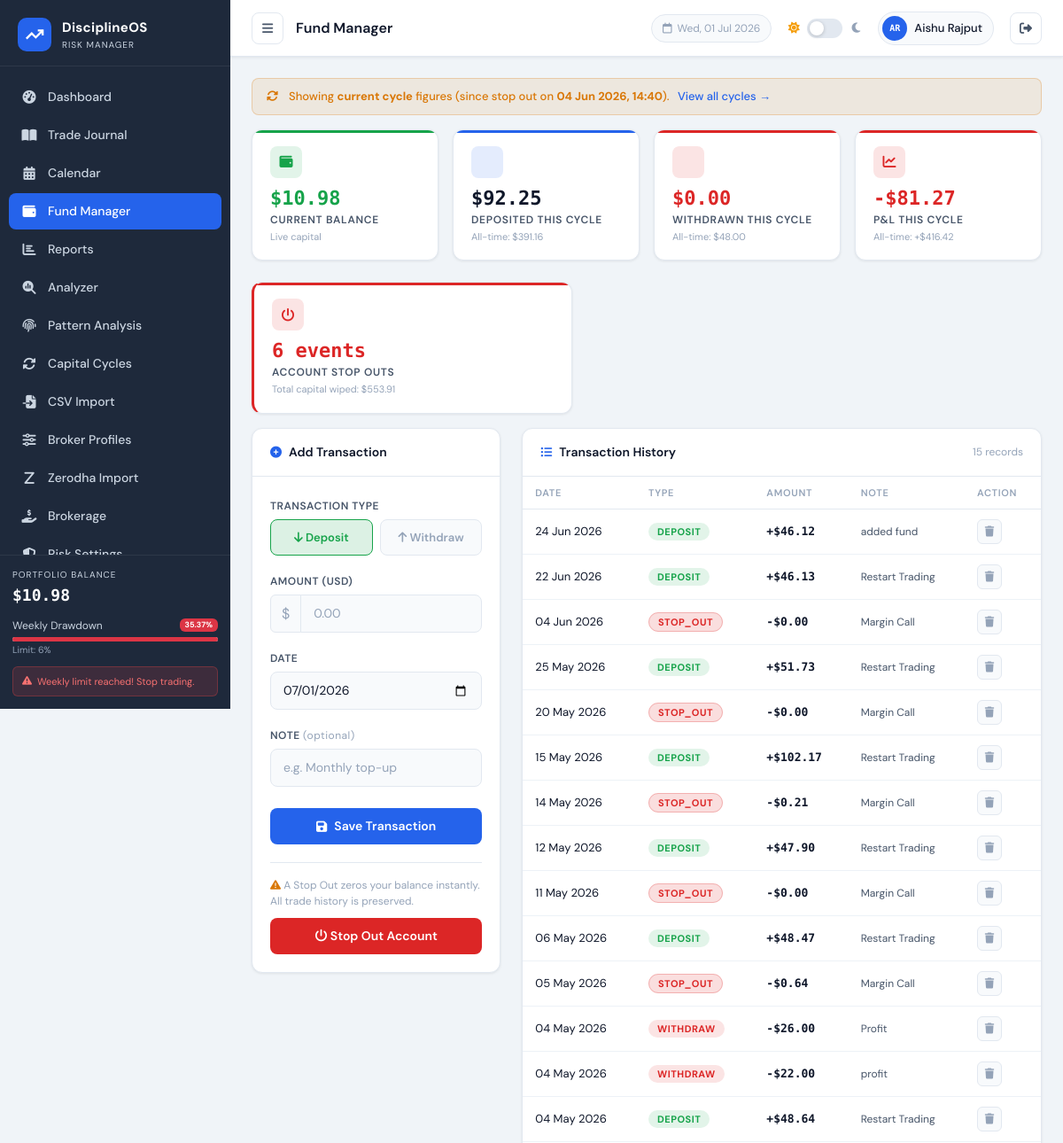
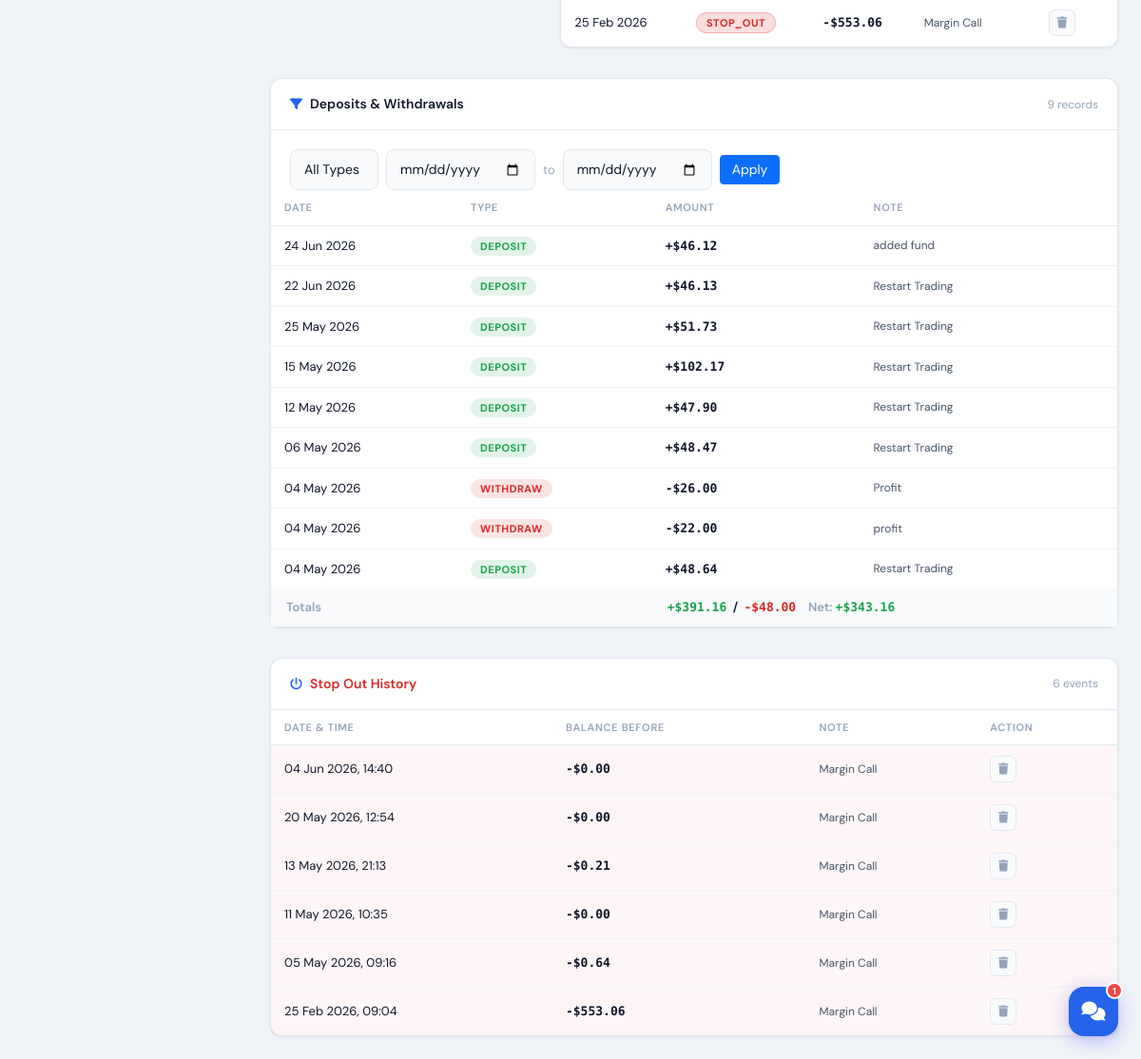
The page /pages/funds.php (signed in) on the database its author committed (2 pictures, top to bottom).
### tables this page shows
CREATE TABLE `users` (
  `id` int NOT NULL,
  `name` varchar(100) NOT NULL,
  `email` varchar(150) NOT NULL,
  `password` varchar(255) NOT NULL,
  `initial_balance` decimal(15,2) DEFAULT '10000.00',
  `currency` varchar(10) NOT NULL DEFAULT 'USD',
  `role` enum('user','admin') NOT NULL DEFAULT 'user',
  `last_login_at` datetime DEFAULT NULL,
  `last_active_at` datetime DEFAULT NULL,
  `login_count` int NOT NULL DEFAULT '0',
  `daily_loss_pct` decimal(5,2) DEFAULT NULL,
  `weekly_loss_pct` decimal(5,2) DEFAULT NULL,
  `warning_threshold_pct` decimal(5,2) DEFAULT NULL,
  `profit_lock_mode` tinyint DEFAULT NULL,
  `max_trades_per_day` int DEFAULT NULL,
  `max_risk_per_trade_pct` decimal(5,2) DEFAULT NULL,
  `signup_ip` varchar(45) DEFAULT NULL,
  `created_at` timestamp NOT NULL DEFAULT CURRENT_TIMESTAMP
);

CREATE TABLE `transactions` (
  `id` int NOT NULL,
  `user_id` int NOT NULL DEFAULT '1',
  `type` enum('deposit','withdraw','stop_out') NOT NULL,
  `amount` decimal(15,2) NOT NULL,
  `note` varchar(255) DEFAULT NULL,
  `date` date NOT NULL,
  `created_at` timestamp NOT NULL DEFAULT CURRENT_TIMESTAMP
);

### pages/funds.php (the view, shortened to what the rows shown need)
<?php
require_once '../config/db.php';
$db     = getDB();
$userId = getCurrentUserId();
$txStmt = $db->prepare("SELECT * FROM transactions WHERE user_id = ? ORDER BY date DESC, created_at DESC");
$txStmt->execute([$userId]);
$transactions = $txStmt->fetchAll();
$lastSO = null;
foreach ($transactions as $tx) {
    if ($tx['type'] === 'stop_out') { $lastSO = $tx; break; }
}
$showCycleBadge   = false;
if ($lastSO) {
    $showCycleBadge = true;
}
$fWhere  = "WHERE user_id = ? AND type IN ('deposit','withdraw')";
$fParams = [$userId];
$filteredTxStmt = $db->prepare("SELECT * FROM transactions $fWhere ORDER BY date DESC, created_at DESC");
$filteredTxStmt->execute($fParams);
$filteredTx = $filteredTxStmt->fetchAll();
$rootPath  = '../';
include '../includes/header.php';
?>
<?php if ($showCycleBadge): ?>
<div class="alert-custom alert-warning mb-3" style="padding:10px 16px;font-size:13px">
    <i class="fas fa-rotate"></i>
    <span>
        Showing <strong>current cycle</strong> figures
        (since stop out on <strong><?= date('d M Y, H:i', strtotime($lastSO['created_at'])) ?></strong>).
        <a href="cycles.php" style="margin-left:6px;color:var(--accent)">View all cycles →</a>
    </span>
</div>
<?php endif; ?>
<div class="row g-4">
    <div class="col-lg-8">
        <div class="panel">
            <div style="overflow-x:auto">
                <table class="data-table">
                    <thead>
                        <tr>
                            <th>Date</th>
                            <th>Type</th>
                            <th>Amount</th>
                            <th>Note</th>
                            <th>Action</th>
                        </tr>
                    </thead>
                    <tbody>
                    <?php if (empty($transactions)): ?>
                        <tr><td colspan="5" style="text-align:center;color:var(--text-muted);padding:30px">No transactions yet.</td></tr>
                    <?php else: ?>
                        <?php foreach ($transactions as $tx): ?>
                        <tr>
                            <td style="font-size:13px"><?= date('d M Y', strtotime($tx['date'])) ?></td>
                            <td>
                                <span class="tx-type-badge <?= $tx['type'] ?>">
                                    <?= ucfirst($tx['type']) ?>
                                </span>
                            </td>
                            <td class="<?= $tx['type'] === 'deposit' ? 'pl-positive' : 'pl-negative' ?> mono">
                                <?= $tx['type'] === 'deposit' ? '+' : '-' ?><?= formatUSD($tx['amount']) ?>
                            </td>
                            <td style="font-size:12px;color:var(--text-secondary)">
                                <?= $tx['note'] ? htmlspecialchars($tx['note']) : '<span style="color:var(--text-muted)">—</span>' ?>
                            </td>
                            <td>
                                <a href="?del_tx=<?= $tx['id'] ?>" class="btn-action delete"
                                   onclick="return confirm('Delete this transaction?')" title="Delete">
                                    <i class="fas fa-trash"></i>
                                </a>
                            </td>
                        </tr>
                        <?php endforeach; ?>
                    <?php endif; ?>
                    </tbody>
                </table>
            </div>
        </div>
    </div>
</div>
<div class="row g-4 mt-2">
    <div class="col-12">
        <div class="panel">
            <div style="overflow-x:auto">
                <table class="data-table">
                    <thead>
                        <tr>
                            <th>Date</th>
                            <th>Type</th>
                            <th>Amount</th>
                            <th>Note</th>
                        </tr>
                    </thead>
                    <tbody>
                    <?php if (empty($filteredTx)): ?>
                        <tr><td colspan="4" style="text-align:center;color:var(--text-muted);padding:30px">No records match the selected filters.</td></tr>
                    <?php else: ?>
                        <?php foreach ($filteredTx as $tx): ?>
                        <tr>
                            <td style="font-size:13px"><?= date('d M Y', strtotime($tx['date'])) ?></td>
                            <td>
                                <span class="tx-type-badge <?= $tx['type'] ?>">
                                    <?= ucfirst($tx['type']) ?>
                                </span>
                            </td>
                            <td class="<?= $tx['type'] === 'deposit' ? 'pl-positive' : 'pl-negative' ?> mono">
                                <?= $tx['type'] === 'deposit' ? '+' : '-' ?><?= formatUSD($tx['amount']) ?>
                            </td>
                            <td style="font-size:12px;color:var(--text-secondary)">
                                <?= $tx['note'] ? htmlspecialchars($tx['note']) : '<span style="color:var(--text-muted)">—</span>' ?>
                            </td>
                        </tr>
                        <?php endforeach; ?>
                    <?php endif; ?>
                    </tbody>
                </table>
            </div>
        </div>
    </div>
</div>
<?php
$soHistory = $db->prepare("SELECT * FROM transactions WHERE user_id=? AND type='stop_out' ORDER BY created_at DESC");
$soHistory->execute([$userId]);
$soRows = $soHistory->fetchAll();
if ($soRows):
?>
<div class="row g-4 mt-2">
    <div class="col-12">
        <div class="panel">
            <div style="overflow-x:auto">
                <table class="data-table">
                    <thead>
                        <tr>
                            <th>Date &amp; Time</th>
                            <th>Balance Before</th>
                            <th>Note</th>
                            <th>Action</th>
                        </tr>
                    </thead>
                    <tbody>
                    <?php foreach ($soRows as $so): ?>
                    <tr style="background:rgba(220,38,38,0.04)">
                        <td style="font-size:13px"><?= date('d M Y, H:i', strtotime($so['created_at'])) ?></td>
                        <td class="pl-negative mono">-<?= formatUSD($so['amount']) ?></td>
                        <td style="font-size:12px;color:var(--text-secondary)"><?= htmlspecialchars($so['note'] ?: '—') ?></td>
                        <td>
                            <a href="?del_tx=<?= $so['id'] ?>" class="btn-action delete"
                               onclick="return confirm('Delete this stop out record? The balance will be restored.')" title="Delete">
                                <i class="fas fa-trash"></i>
                            </a>
                        </td>
                    </tr>
                    <?php endforeach; ?>
                    </tbody>
                </table>
            </div>
        </div>
    </div>
</div>
<?php endif; ?>
<?php include '../includes/footer.php'; ?>

### includes/header.php (shortened to what the rows shown need)
<?php
$currentPage = basename($_SERVER['PHP_SELF'], '.php');
?>
<!DOCTYPE html>
<html lang="en" data-theme="light">
<head>
    <link href="https://cdn.jsdelivr.net/npm/bootstrap@5.3.2/dist/css/bootstrap.min.css" rel="stylesheet">
    <link href="https://cdnjs.cloudflare.com/ajax/libs/font-awesome/6.5.0/css/all.min.css" rel="stylesheet">
    <link href="<?= $rootPath ?? '' ?>assets/css/style.css?v=1.0.2" rel="stylesheet">
</head>
<body>
        <?php if (isAdmin()): ?>
        <div style="margin:12px 16px;border-top:1px solid rgba(255,255,255,.07)"></div>
        <div style="font-size:10px;font-weight:700;letter-spacing:.08em;color:rgba(250,204,21,.7);text-transform:uppercase;padding:4px 20px 2px">
            <i class="fas fa-shield-halved me-1" style="color:rgba(250,204,21,.7)"></i>Admin Only
        </div>
        <a href="<?= $rootPath ?? '' ?>pages/admin.php" class="nav-item <?= $currentPage === 'admin' ? 'active' : '' ?>" style="margin:2px 12px;border-radius:8px">
            <i class="fas fa-chart-line" style="color:rgba(250,204,21,.8)"></i><span style="font-weight:700">User Analytics</span>
        </a>
        <a href="<?= $rootPath ?? '' ?>demo/index.php" class="nav-item" style="background:linear-gradient(135deg,rgba(124,58,237,.12),rgba(37,99,235,.12));border:1px solid rgba(124,58,237,.25);margin:4px 12px;border-radius:8px;padding:10px 14px">
            <i class="fas fa-flask-vial" style="color:var(--accent-purple)"></i><span style="font-weight:700">Demo Trading</span>
        </a>
        <a href="<?= $rootPath ?? '' ?>india/index.php" class="nav-item" style="background:linear-gradient(135deg,rgba(255,153,51,.12),rgba(19,136,8,.12));border:1px solid rgba(255,153,51,.25);margin:4px 12px;border-radius:8px;padding:10px 14px">
            <span style="font-size:16px;margin-right:2px">🇮🇳</span><span style="font-weight:700">India Market</span>
        </a>
        <?php endif; ?>
        <?php
        $weeklyDD = getWeeklyDrawdown();
        ?>
<div class="main-wrapper" id="mainWrapper">
    <header class="top-bar">
        <div class="topbar-right">
            <?php
            $__loggedUser = getLoggedInUser();
            $__uname      = $__loggedUser['name'] ?? ($_SESSION['user_name'] ?? 'User');
            $__words      = array_filter(explode(' ', $__uname));
            $__initials   = strtoupper(implode('', array_map(fn($w) => $w[0], $__words)));
            $__initials   = substr($__initials, 0, 2);
            ?>
            <div class="user-chip" style="cursor:pointer" title="Account Settings"
                 onclick="window.location='<?= $rootPath ?? '' ?>pages/account.php'">
                <div class="user-avatar"><?= htmlspecialchars($__initials) ?></div>
                <span><?= htmlspecialchars($__uname) ?></span>
            </div>
        </div>
    </header>
    <div class="page-content">

### rows shown on the page
users: name "AR", name "Aishu Rajput"
transactions: created_at "04 Jun 2026, 14:40", date "04 Jun 2026", type "STOP_OUT", amount "$0.00", note "Margin Call"
transactions: date "24 Jun 2026", type "DEPOSIT", amount "$46.12", note "added fund"
transactions: date "22 Jun 2026", type "DEPOSIT", amount "$46.13", note "Restart Trading"
transactions: date "25 May 2026", type "DEPOSIT", amount "$51.73", note "Restart Trading"
transactions: date "20 May 2026", type "STOP_OUT", amount "$0.00", note "Margin Call", created_at "20 May 2026, 12:54"
transactions: date "15 May 2026", type "DEPOSIT", amount "$102.17", note "Restart Trading"
transactions: date "14 May 2026", type "STOP_OUT", amount "$0.21", note "Margin Call", created_at "13 May 2026, 21:13"
transactions: date "12 May 2026", type "DEPOSIT", amount "$47.90", note "Restart Trading"
transactions: date "11 May 2026", type "STOP_OUT", amount "$0.00", note "Margin Call", created_at "11 May 2026, 10:35"
transactions: date "06 May 2026", type "DEPOSIT", amount "$48.47", note "Restart Trading"
transactions: date "05 May 2026", type "STOP_OUT", amount "$0.64", note "Margin Call", created_at "05 May 2026, 09:16"
transactions: date "04 May 2026", type "WITHDRAW", amount "$26.00", note "Profit"
transactions: date "04 May 2026", type "WITHDRAW", amount "$22.00", note "profit"
transactions: date "04 May 2026", type "DEPOSIT", amount "$48.64", note "Restart Trading"
transactions: date "25 Feb 2026", type "STOP_OUT", amount "$553.06", note "Margin Call", created_at "25 Feb 2026, 09:04"

### other values the page prints
APP_NAME "DisciplineOS"
formatUSD($balance) "$10.98"
$weeklyDD "35.37"
$titles[$currentPage] "Fund Manager"
formatUSD($showCycleBadge ? $cycleDeposits : $totalDeposits) "$92.25"
formatUSD($totalDeposits) "$391.16"
formatUSD($showCycleBadge ? $cycleWithdraw : $totalWithdraw) "$0.00"
formatUSD($totalWithdraw) "$48.00"
formatPL($displayPL) "-$81.27"
formatPL($totalPL) "+$416.42"
$soStats['cnt'] "6"
formatUSD($soStats['total']) "$553.91"
getActiveCurrency()['symbol'] "$"
count($transactions) "15"
count($filteredTx) "9"
